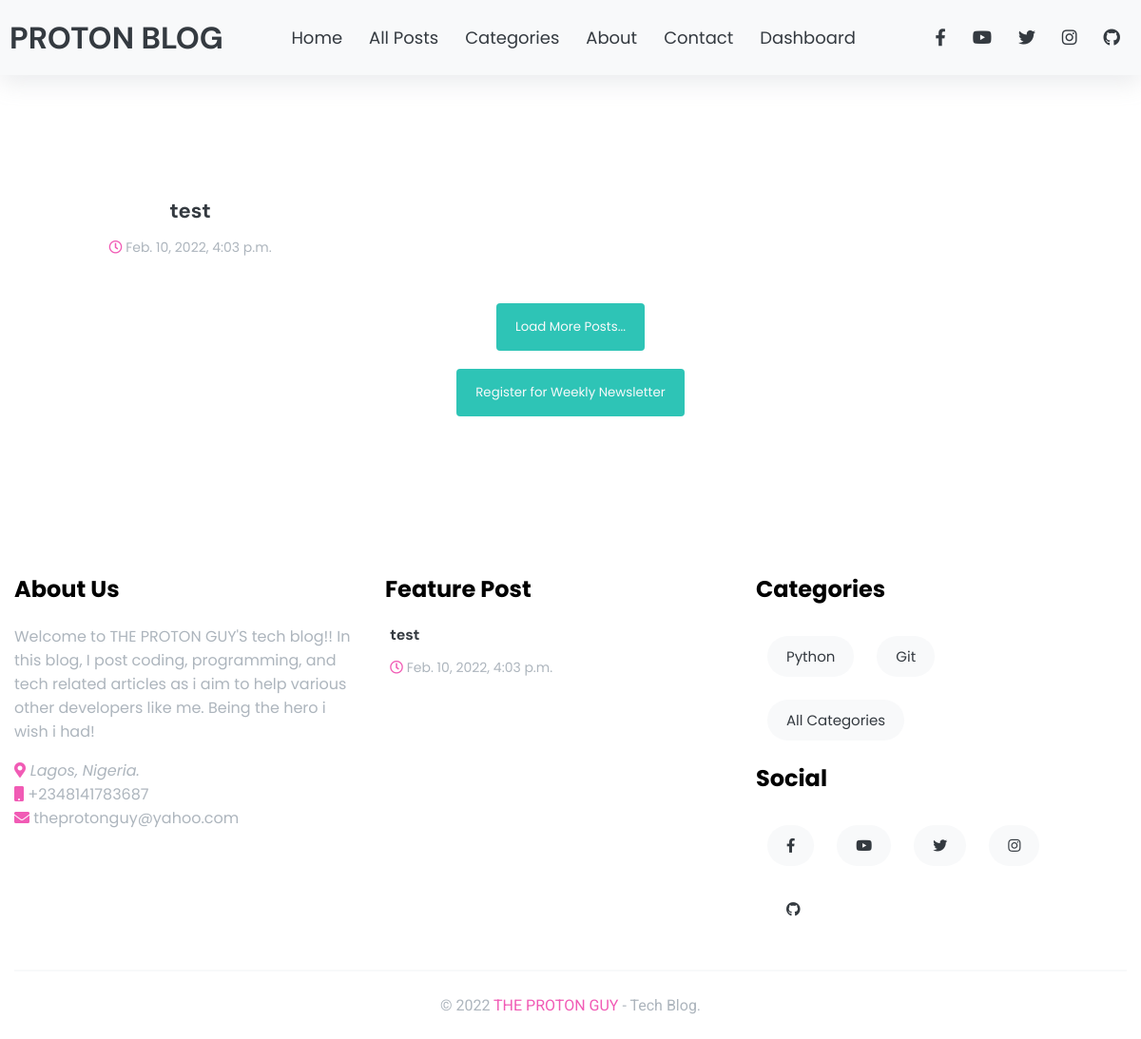
The page / on the database its author committed.
### blog/models.py (models this page shows, shortened)
class Post(models.Model):
    author = models.ForeignKey(User, on_delete=models.CASCADE)
    title = models.CharField(max_length=10000000)
    slug = models.SlugField(default='test')
    body = RichTextField(blank=True, null=True)
    id = models.IntegerField(primary_key=True)
    image = models.ImageField(blank=True, null=True, upload_to='image/')
    author_image = models.ImageField(blank=True, null=True, upload_to='author/', default='images/tpg.jpg')
    category = models.CharField(max_length=128, default='Python')
    category2 = models.CharField(max_length=128, default='Git')
    publish = models.DateTimeField(default=timezone.now)
    created = models.DateTimeField(auto_now_add=True)
    updated = models.DateTimeField(auto_now=True)
    num_clicks = models.IntegerField(default=0)

### blog/views.py (the view)
# urls.py: path('', BlogHome, name="blog-home"),
def BlogHome(request):
    feautured_post= Post.objects.all().order_by('-created')[:3]
    categories = Post.objects.all()
    post = Post.objects.all().order_by('-created')[:10]
    cats = []
    for i in categories:
        cats.append(i.category)
        cats.append(i.category2)
    for j in cats:
        counted = cats.count(j)
        if counted > 1:
            cats.remove(j)
    fin = []
    for i in Post.objects.all().order_by('-created'):
        data = Post.objects.get(id=i.id)
        comments = data.comments.all()
        fi = 0
        for i in comments:
            fi+=1
        fin.append(fi)
    context = {
        'posts': post,
        'categories': cats,
        'feat': feautured_post,
        'coms': fin
    }
    return render(request, 'blog/index.html', context)

### blog/templates/blog/index.html (shortened to what this page needs)
<!DOCTYPE html>
<html lang="en">
<head>
    {% load static %}
    <link rel="stylesheet" href="https://cdnjs.cloudflare.com/ajax/libs/font-awesome/5.15.2/css/all.min.css" />
    <link rel="stylesheet" href="https://cdnjs.cloudflare.com/ajax/libs/Swiper/6.4.5/swiper-bundle.min.css" />
    <link rel="stylesheet" href="{% static 'css2/style.css' %}">
</head>
<body>
       <header id="header" class="shadow bg-light">
           <nav class="container navbar">
               <a href="/index.html" class="nav-brand text-dark">
                    PROTON BLOG
                </a>
                <div class="collapse">
                    <ul class="navbar-nav">
                        <a href="{% url 'blog-home' %}" class="nav-link">Home</a>
                        <a href="{% url 'all-post' %}" class="nav-link">All Posts</a>
                        <a href="{% url 'all_categories' %}" class="nav-link">Categories</a>
                        <a href="{% url 'about-us' %}" class="nav-link">About</a>
                        <a href="https://theprotonguy.herokuapp.com/" class="nav-link">Contact</a>
                        <a href="{% url 'admin-page' %}" class="nav-link">Dashboard</a>
                    </ul>
                </div>
                  <div class="collapse">
                      <ul class="navbar-nav">
                            <a href="https://www.facebook.com/ayodeji.adesola.7" class="nav-link"><i class="fab fa-facebook-f"></i></a>
                            <a href="https://www.youtube.com/channel/UC8ty8cq1jU1EGF4AeLyq7ew" class="nav-link"><i class="fab fa-youtube"></i></a>
                            <a href="https://www.twitter.com/AyodejiAdesola_" class="nav-link"><i class="fab fa-twitter"></i></a>
                            <a href="https://www.instagram.com/the_proton_guy" class="nav-link"><i class="fab fa-instagram"></i></a>
                            <a href="https://github.com/deji12" class="nav-link"><i class="fab fa-github"></i></a>
                      </ul>
                  </div>
           </nav>
       </header>
       <main id="site-main">
                <section id="posts">
                    <div class="container">
                        <div class="grid">
                            {% for post in posts %}
                                <div class="grid-item">
                                    <article class="article">
                                        <div class="card">
                                            <div class="card-body text-center px-1">
                                                <a href="{% url 'article-page' post.slug %}" class="text-title display-1 text-dark">
                                                   {{ post.title }}
                                                </a>
                                                <p class="secondary-title text-secondary display-3">
                                                    <span><i class="far fa-clock text-primary"></i> {{ post.created }} </span>
                                                </p>
                                            </div>
                                        </div>
                                    </article>
                                </div>
                            {% endfor %}
                        </div>
                        <div class="text-center">
                            <a href="{% url 'all-post' %}"><button class="btn btn-primary secondary-title text-light">Load More Posts...</button></a>
                        </div>
                        <div class="text-center">
                            <br>
                            <a href="{% url 'week-email' %}"><button class="btn btn-primary secondary-title text-light">Register for Weekly Newsletter</button></a>
                        </div>
                    </div>
                </section>
       </main>
       <footer id="footer">
           <div class="container">
               <div class="row mb-3">
                   <div class="col-3">
                       <h2 class="footer-title secondary-title">About Us</h2>
                        <div class="secondary-title text-secondary">
                            <p class="mt-2 ">
                               Welcome to THE PROTON GUY'S tech blog!! In this blog, I post coding, programming, and tech related articles as i aim to help
                                various other developers like me. Being the hero i wish i had!</p>
                            <address>
                                <i class="fas fa-map-marker-alt text-primary"></i>
                                Lagos, Nigeria.
                            </address>
                            <div class="phone">
                                <i class="fas fa-mobile text-primary"></i>
                                +2348141783687
                            </div>
                            <div class="email">
                                <i class="fas fa-envelope text-primary"></i>
                                theprotonguy@yahoo.com
                            </div>
                        </div>
                   </div>
                   <div class="col-3">
                       <h2 class="footer-title secondary-title">Feature Post</h2>
                       <div class="feature-post">
                            {% for post in feat %}
                                <div class="flex-item">
                                    <article class="article">
                                        <div class="d-flex">
                                            <a href="{% url 'article-page' post.slug %}">
                                                <div class="px-1">
                                                    <a href="{% url 'article-page' post.slug %}" class="text-title display-2 text-dark">
                                                        {{ post.title }}
                                                    </a>
                                                    <p class="secondary-title text-secondary display-3">
                                                            <span><i class="far fa-clock text-primary"></i> {{ post.created }} </span>
                                                    </p>
                                                </div>
                                            </a>
                                        </div>
                                    </article>
                                </div>
                            {% endfor %}
                       </div>
                   </div>
                   <div class="col-3">
                        <h2 class="footer-title secondary-title">Categories</h2>
                            <div class="tags">
                                <div class="d-flex flex-wrap">
                                    {% for i in categories %}
                                        <a href="{% url 'category' i %}" class="nav-link btn bg-light">{{ i }}</a>
                                    {% endfor %}
                                    <a href="{% url 'all_categories' %}" class="nav-link btn bg-light">All Categories</a>
                                </div>
                            </div>
                        <h2 class="footer-title secondary-title mt-2">Social</h2>
                        <div class="tags social">
                            <div class="d-flex flex-wrap">
                                <a href="https://www.facebook.com/ayodeji.adesola.7" class="nav-link btn bg-light"><i class="fab fa-facebook-f"></i></a>
                                <a href="https://www.youtube.com/channel/UC8ty8cq1jU1EGF4AeLyq7ew" class="nav-link btn bg-light"><i class="fab fa-youtube"></i></a>
                                <a href="https://www.twitter.com/AyodejiAdesola_" class="nav-link btn bg-light"><i class="fab fa-twitter"></i></a>
                                <a href="https://www.instagram.com/the_proton_guy" class="nav-link btn bg-light"><i class="fab fa-instagram"></i></a>
                                <a href="https://github.com/deji12" class="nav-link"><i class="fab fa-github"></i></a>
                            </div>
                        </div>
                   </div>
               </div>
               <div class="copyrights">
                   <p class="text-center text-secondary display-2">
                        © 2022 <a href="#" class="text-primary">THE PROTON GUY</a> - Tech Blog.
                   </p>
               </div>
           </div>
       </footer>
</body>
</html>

### blog/static/css2/style.css (style rules this page uses)
:root { --light : #f8f9fa; --secondary: #adb5bd; --dark: #343a40; --primary-color: #f15bb5; --secondary-color: #2ec4b6; --border : #e9ecef; }
body { font-family: 'Roboto', sans-serif; padding: 0; margin: 0; }
a { text-decoration: none; }
* > * { box-sizing: border-box; }
.text-light { color: var(--light); }
.text-secondary { color: var(--secondary); }
.text-dark { color: var(--dark); }
.text-primary { color: var(--primary-color); }
.bg-light { background-color: var(--light); }
.container { max-width: 1200px; padding: 0 15px; margin: auto; }
.text-title { font-family: 'DM Sans', sans-serif; font-weight: bold; }
.secondary-title { font-family: 'Poppins' , sans-serif; }
.display-1 { font-size: 22px; }
.display-2 { font-size: 16px; }
.display-3 { font-size: 14px; }
.text-center { text-align: center; }
.btn { padding: 15px 20px; border: none; }
.btn-primary { border-radius: 4px; background-color: var(--secondary-color); }
.d-flex { display: flex; }
.flex-wrap { flex-wrap: wrap; }
.mt-2 { margin-top: 10px; }
.mb-3 { margin-bottom: 30px; }
.px-1 { padding-left: 5px; padding-right: 5px; }
.shadow { box-shadow: rgba(149, 157, 165, 0.2) 0px 8px 24px; }
.navbar { position: relative; display: flex; flex-direction: row; justify-content: space-between; padding: 10px; }
.nav-brand { font-family: 'DM Sans', sans-serif; font-weight: bold; align-self: center; font-size: 32px; }
.collapse { align-self: center; }
.nav-link { font-size: 18px; margin: 12px; color: var(--dark); font-family: 'Poppins', sans-serif; }
#site-main { margin-top: 8em; }
#posts { margin-bottom: 5em; }
.grid { margin: 0 auto; }
.grid .grid-item { width: calc(33.3333% - 20px); margin-bottom: 3em; }
#footer { padding-top: 4em; }
#footer .feature-post .flex-item { margin-bottom: 10px; }
#footer .tags a { border-radius: 40px; padding: 10px 20px; font-size: 15px; }
#footer .copyrights { padding: 10px 0; border-top: 2px solid var(--light); }
.row { display: flex; }
.col-3 { flex: 0 0 33.3333%; max-width: 33.3333%; padding-right: 35px; }

### rows shown on the page
Post: title "test", created "Feb. 10, 2022, 4:03 p.m.", categories "Python" "Git"
